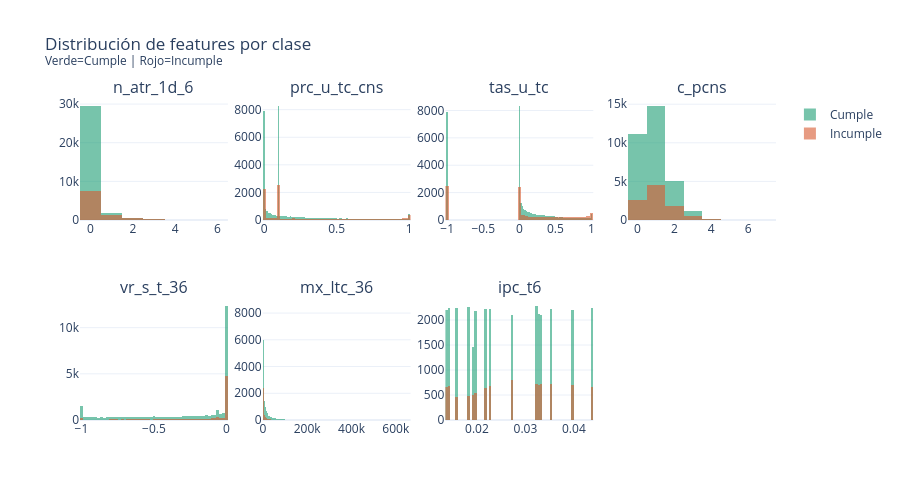

The notebook cell this image was saved under:
### Markdown cell above
## 3. Distribución de variables numéricas

### Code cell
num_features = ['n_atr_1d_6', 'prc_u_tc_cns', 'tas_u_tc', 'c_pcns', 'vr_s_t_36', 'mx_ltc_36', 'ipc_t6']

fig = make_subplots(rows=2, cols=4,
    subplot_titles=num_features)

positions = [(1,1),(1,2),(1,3),(1,4),(2,1),(2,2),(2,3)]
colors = ['#1D9E75', '#D85A30']

for i, (feat, pos) in enumerate(zip(num_features, positions)):
    for label, color in zip([0, 1], colors):
        fig.add_trace(go.Histogram(
            x=df[df[TARGET]==label][feat],
            name=f'{"Cumple" if label==0 else "Incumple"}',
            marker_color=color, opacity=0.6,
            showlegend=(i==0)
        ), row=pos[0], col=pos[1])

fig.update_layout(
    title='Distribución de features por clase<br><sup>Verde=Cumple | Rojo=Incumple</sup>',
    height=500, template='plotly_white', barmode='overlay'
)
fig.show()

### Figure 1 — Plotly figure (JSON) as saved in the notebook; plotly's stock layout.template omitted (floating-point values rounded to 4 significant figures; data arrays with more than 128 entries replaced by an {"elided": "..."} marker saying what was removed)
{"data": [{"marker": {"color": "#1D9E75"}, "name": "Cumple", "opacity": 0.6, "showlegend": true, "type": "histogram", "x": {"elided": "32307 int values"}, "xaxis": "x", "yaxis": "y"}, {"marker": {"color": "#D85A30"}, "name": "Incumple", "opacity": 0.6, "showlegend": true, "type": "histogram", "x": {"elided": "9669 int values"}, "xaxis": "x", "yaxis": "y"}, {"marker": {"color": "#1D9E75"}, "name": "Cumple", "opacity": 0.6, "showlegend": false, "type": "histogram", "x": {"elided": "32307 float values"}, "xaxis": "x2", "yaxis": "y2"}, {"marker": {"color": "#D85A30"}, "name": "Incumple", "opacity": 0.6, "showlegend": false, "type": "histogram", "x": {"elided": "9669 float values"}, "xaxis": "x2", "yaxis": "y2"}, {"marker": {"color": "#1D9E75"}, "name": "Cumple", "opacity": 0.6, "showlegend": false, "type": "histogram", "x": {"elided": "32307 float values"}, "xaxis": "x3", "yaxis": "y3"}, {"marker": {"color": "#D85A30"}, "name": "Incumple", "opacity": 0.6, "showlegend": false, "type": "histogram", "x": {"elided": "9669 float values"}, "xaxis": "x3", "yaxis": "y3"}, {"marker": {"color": "#1D9E75"}, "name": "Cumple", "opacity": 0.6, "showlegend": false, "type": "histogram", "x": {"elided": "32307 int values"}, "xaxis": "x4", "yaxis": "y4"}, {"marker": {"color": "#D85A30"}, "name": "Incumple", "opacity": 0.6, "showlegend": false, "type": "histogram", "x": {"elided": "9669 int values"}, "xaxis": "x4", "yaxis": "y4"}, {"marker": {"color": "#1D9E75"}, "name": "Cumple", "opacity": 0.6, "showlegend": false, "type": "histogram", "x": {"elided": "32307 float values"}, "xaxis": "x5", "yaxis": "y5"}, {"marker": {"color": "#D85A30"}, "name": "Incumple", "opacity": 0.6, "showlegend": false, "type": "histogram", "x": {"elided": "9669 float values"}, "xaxis": "x5", "yaxis": "y5"}, {"marker": {"color": "#1D9E75"}, "name": "Cumple", "opacity": 0.6, "showlegend": false, "type": "histogram", "x": {"elided": "32307 float values"}, "xaxis": "x6", "yaxis": "y6"}, {"marker": {"color": "#D85A30"}, "name": "Incumple", "opacity": 0.6, "showlegend": false, "type": "histogram", "x": {"elided": "9669 float values"}, "xaxis": "x6", "yaxis": "y6"}, {"marker": {"color": "#1D9E75"}, "name": "Cumple", "opacity": 0.6, "showlegend": false, "type": "histogram", "x": {"elided": "32307 float values"}, "xaxis": "x7", "yaxis": "y7"}, {"marker": {"color": "#D85A30"}, "name": "Incumple", "opacity": 0.6, "showlegend": false, "type": "histogram", "x": {"elided": "9669 float values"}, "xaxis": "x7", "yaxis": "y7"}], "layout": {"annotations": [{"font": {"size": 16}, "showarrow": false, "text": "n_atr_1d_6", "x": 0.1062, "xanchor": "center", "xref": "paper", "y": 1, "yanchor": "bottom", "yref": "paper"}, {"font": {"size": 16}, "showarrow": false, "text": "prc_u_tc_cns", "x": 0.3688, "xanchor": "center", "xref": "paper", "y": 1, "yanchor": "bottom", "yref": "paper"}, {"font": {"size": 16}, "showarrow": false, "text": "tas_u_tc", "x": 0.6313, "xanchor": "center", "xref": "paper", "y": 1, "yanchor": "bottom", "yref": "paper"}, {"font": {"size": 16}, "showarrow": false, "text": "c_pcns", "x": 0.8938, "xanchor": "center", "xref": "paper", "y": 1, "yanchor": "bottom", "yref": "paper"}, {"font": {"size": 16}, "showarrow": false, "text": "vr_s_t_36", "x": 0.1062, "xanchor": "center", "xref": "paper", "y": 0.375, "yanchor": "bottom", "yref": "paper"}, {"font": {"size": 16}, "showarrow": false, "text": "mx_ltc_36", "x": 0.3688, "xanchor": "center", "xref": "paper", "y": 0.375, "yanchor": "bottom", "yref": "paper"}, {"font": {"size": 16}, "showarrow": false, "text": "ipc_t6", "x": 0.6313, "xanchor": "center", "xref": "paper", "y": 0.375, "yanchor": "bottom", "yref": "paper"}], "barmode": "overlay", "height": 500, "title": {"text": "Distribución de features por clase<br><sup>Verde=Cumple | Rojo=Incumple</sup>"}, "xaxis": {"anchor": "y", "domain": [0, 0.2125]}, "xaxis2": {"anchor": "y2", "domain": [0.2625, 0.475]}, "xaxis3": {"anchor": "y3", "domain": [0.525, 0.7375]}, "xaxis4": {"anchor": "y4", "domain": [0.7875, 1]}, "xaxis5": {"anchor": "y5", "domain": [0, 0.2125]}, "xaxis6": {"anchor": "y6", "domain": [0.2625, 0.475]}, "xaxis7": {"anchor": "y7", "domain": [0.525, 0.7375]}, "xaxis8": {"anchor": "y8", "domain": [0.7875, 1]}, "yaxis": {"anchor": "x", "domain": [0.625, 1]}, "yaxis2": {"anchor": "x2", "domain": [0.625, 1]}, "yaxis3": {"anchor": "x3", "domain": [0.625, 1]}, "yaxis4": {"anchor": "x4", "domain": [0.625, 1]}, "yaxis5": {"anchor": "x5", "domain": [0, 0.375]}, "yaxis6": {"anchor": "x6", "domain": [0, 0.375]}, "yaxis7": {"anchor": "x7", "domain": [0, 0.375]}, "yaxis8": {"anchor": "x8", "domain": [0, 0.375]}}}
